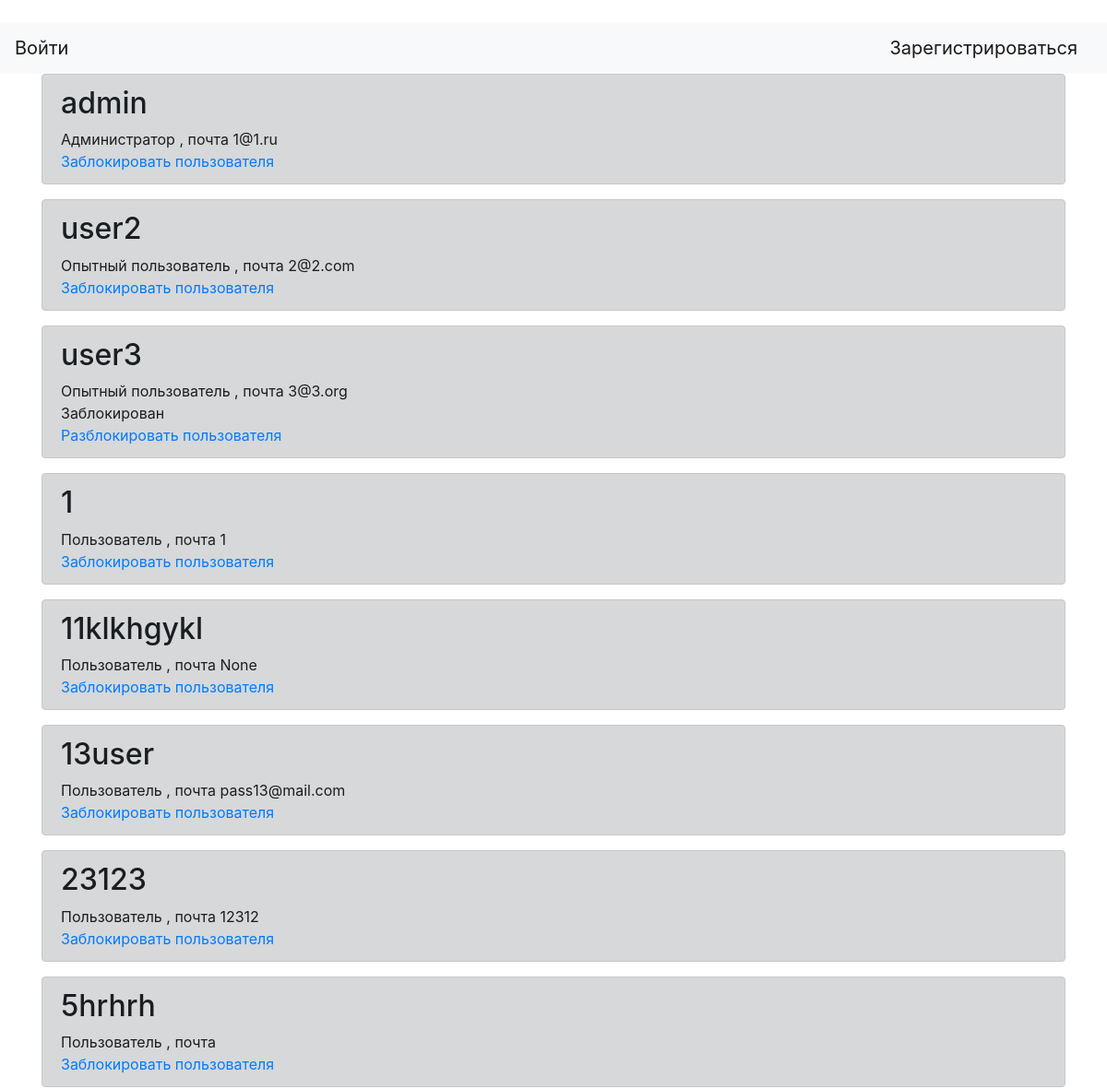
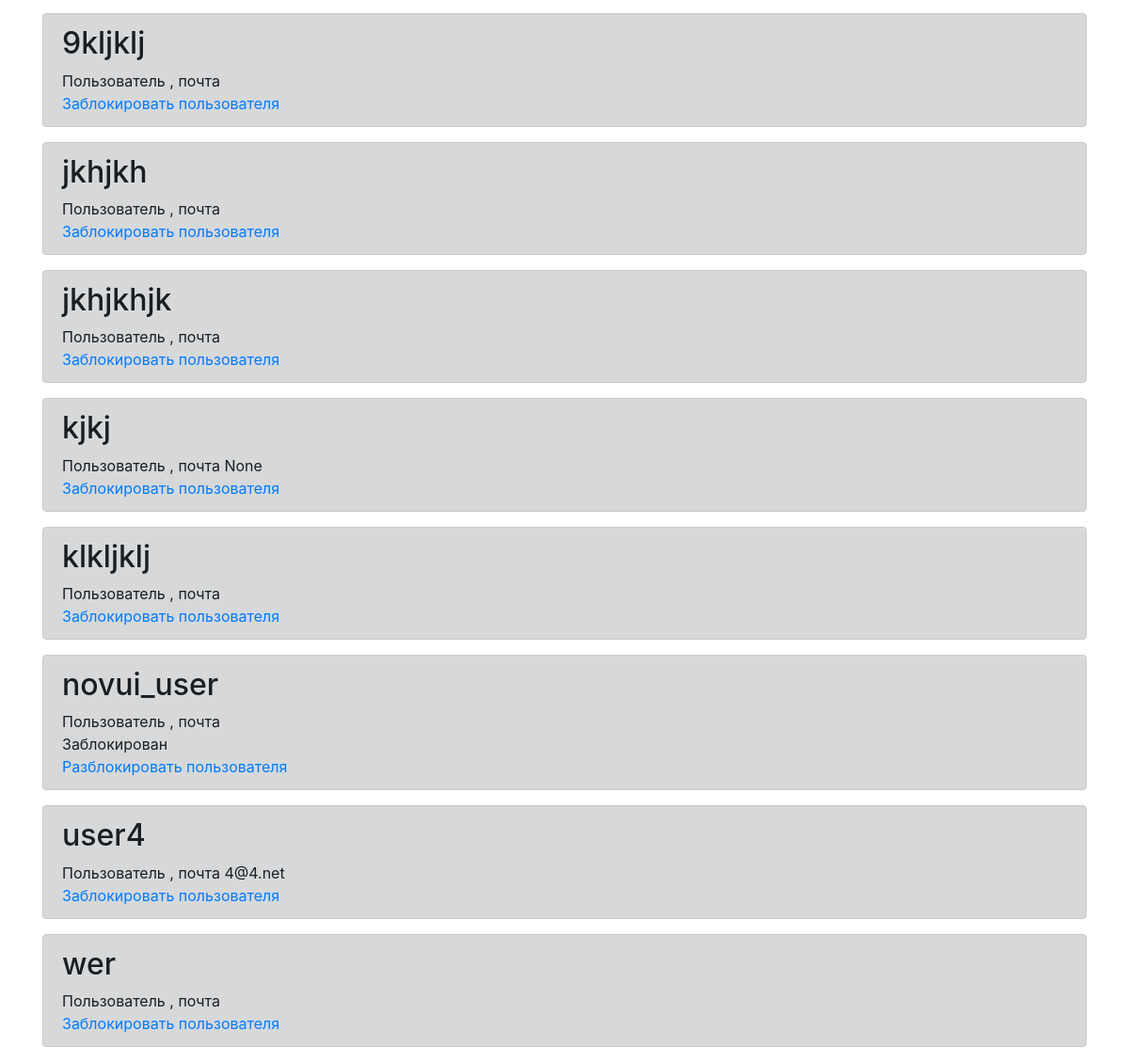
The app's page /user_list with its own data (2 pictures, top to bottom).
### tables this page shows
CREATE TABLE "users" (
	"id"	INTEGER PRIMARY KEY AUTOINCREMENT,
	"user_name"	VARCHAR(50),
	"password_hash"	VARCHAR(128),
	"lock"	INTEGER,
	"email"	VARCHAR(50),
	"level"	INTEGER
);

### book.py (the view)
@app.route('/user_list')  # страница со списком пользователей
def user_list():
    return render_template('user_list.html', ssn=ssn, users=users.get_all())

### bookDB.py (called while the page is built)
    def get_all(self):
        cursor = self.connection.cursor()
        cursor.execute("SELECT * FROM users ORDER BY level, user_name")
        rows = cursor.fetchall()
        return rows

### templates/user_list.html
﻿{% extends "base.html" %}
{% block content %}
	{% for user in users %}
		<div class="alert alert-dark" role="alert">
			<h2>{{user[1]}}</h2>
			<div>
			{% if user[5]==1 %}
				Администратор
			{% elif user[5]==2 %}
				Опытный пользователь
			{% elif user[5]==3 %}
				Пользователь
			{% endif %}
			, почта {{user[4]}}
			</div>
			{% if user[3]==1 %}
				<div>Заблокирован</div>
			{% endif %}
			{% if user[0]!=ssn['user_id'] %}
				{% if user[3]==1 %}
					<a href="/lock_user/{{user[0]}}">Разблокировать пользователя</a>
				{% else %}
					<a href="/lock_user/{{user[0]}}">Заблокировать пользователя</a>
				{% endif %}
			{% endif %}
		</div>
	{% endfor %}
{% endblock %}

### records on screen
users: user_name "admin", level "Администратор", email "1@1.ru"
users: user_name "user2", level "Опытный пользователь", email "2@2.com"
users: user_name "user3", level "Опытный пользователь", email "3@3.org", lock "Заблокирован"
users: user_name "1", level "Пользователь", email "1"
users: user_name "11klkhgykl", level "Пользователь", user "None"
users: user_name "13user", level "Пользователь", email "pass13@mail.com"
users: user_name "23123", level "Пользователь", email "12312"
users: user_name "5hrhrh", level "Пользователь"
users: user_name "9kljklj", level "Пользователь"
users: user_name "jkhjkh", level "Пользователь"
users: user_name "jkhjkhjk", level "Пользователь"
users: user_name "kjkj", level "Пользователь", user "None"
users: user_name "klkljklj", level "Пользователь"
users: user_name "novui_user", level "Пользователь", lock "Заблокирован"
users: user_name "user4", level "Пользователь", email "4@4.net"
users: user_name "wer", level "Пользователь"
